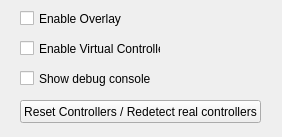
<?xml version="1.0" encoding="UTF-8"?>
<ui version="4.0">
 <class>SteamTargetUserWindowClass</class>
 <widget class="QMainWindow" name="SteamTargetUserWindowClass">
  <property name="geometry">
   <rect>
    <x>0</x>
    <y>0</y>
    <width>282</width>
    <height>137</height>
   </rect>
  </property>
  <property name="minimumSize">
   <size>
    <width>282</width>
    <height>137</height>
   </size>
  </property>
  <property name="maximumSize">
   <size>
    <width>282</width>
    <height>137</height>
   </size>
  </property>
  <property name="windowTitle">
   <string>GloSC</string>
  </property>
  <property name="windowIcon">
   <iconset resource="SteamTargetUserWindow.qrc">
    <normaloff>:/SteamTargetUserWindow/Resources/GloSC_Icon.png</normaloff>:/SteamTargetUserWindow/Resources/GloSC_Icon.png</iconset>
  </property>
  <widget class="QWidget" name="centralWidget">
   <widget class="QCheckBox" name="checkBox_showOverlay">
    <property name="geometry">
     <rect>
      <x>20</x>
      <y>10</y>
      <width>121</width>
      <height>17</height>
     </rect>
    </property>
    <property name="text">
     <string>Enable Overlay</string>
    </property>
   </widget>
   <widget class="QCheckBox" name="checkBox_enableControllers">
    <property name="geometry">
     <rect>
      <x>20</x>
      <y>40</y>
      <width>141</width>
      <height>17</height>
     </rect>
    </property>
    <property name="text">
     <string>Enable Virtual Controllers</string>
    </property>
   </widget>
   <widget class="QPushButton" name="pushButton_resetControllers">
    <property name="geometry">
     <rect>
      <x>20</x>
      <y>100</y>
      <width>241</width>
      <height>23</height>
     </rect>
    </property>
    <property name="text">
     <string>Reset Controllers / Redetect real controllers</string>
    </property>
   </widget>
   <widget class="QCheckBox" name="checkBox_showDebugConsole">
    <property name="geometry">
     <rect>
      <x>20</x>
      <y>70</y>
      <width>141</width>
      <height>17</height>
     </rect>
    </property>
    <property name="text">
     <string>Show debug console</string>
    </property>
   </widget>
  </widget>
 </widget>
 <layoutdefault spacing="6" margin="11"/>
 <resources>
  <include location="SteamTargetUserWindow.qrc"/>
 </resources>
 <connections/>
</ui>
